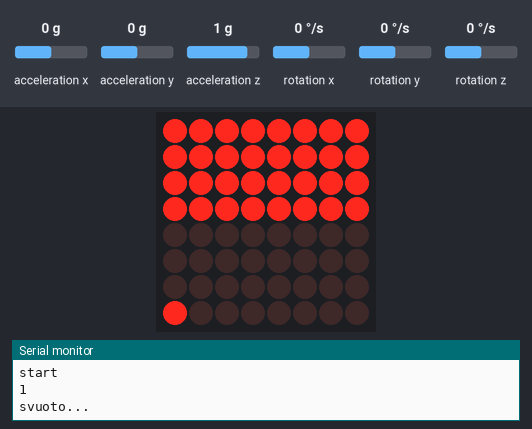
The sketch below on a simulated Arduino Uno, built with avr-gcc and run on an emulated ATmega328P. Shown: 8×8 LED matrix, the last lines printed to the serial monitor. Inputs (shaded band) come from the test bench; at power-on: acceleration x 0 g, acceleration y 0 g, acceleration z 1 g, rotation x 0 °/s, rotation y 0 °/s, rotation z 0 °/s.

Above: at 3.7 s.
At 11.7 s:
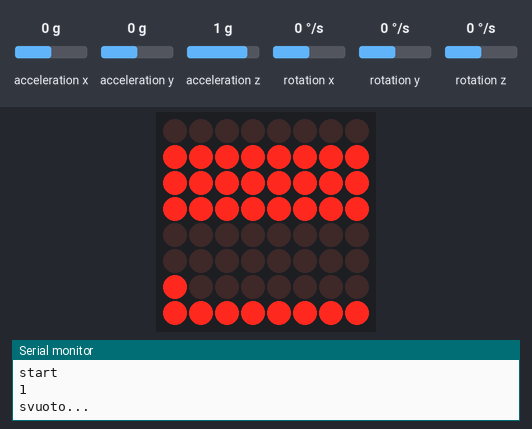
At 19.6 s:
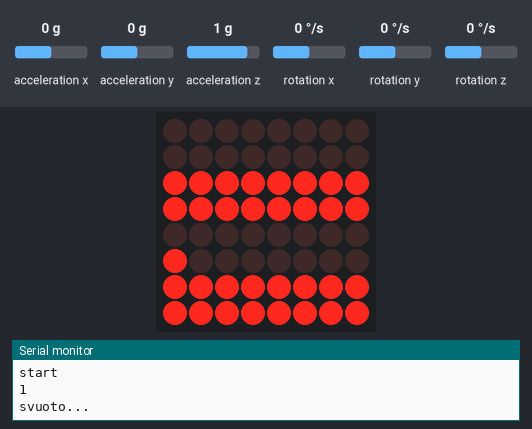
At 27.6 s:
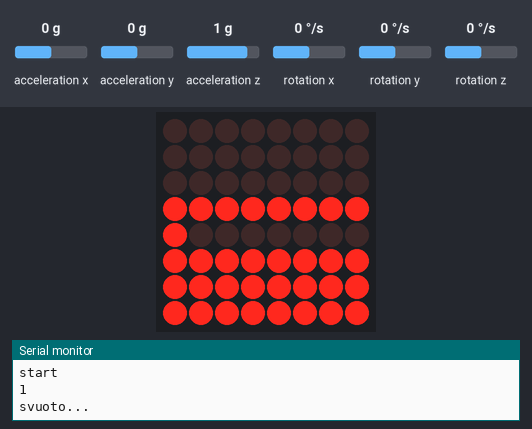
At 31.7 s:
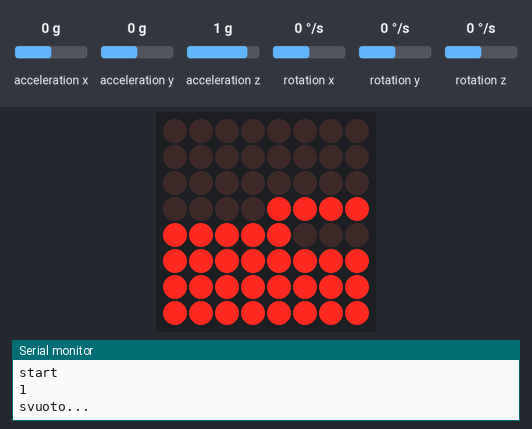
At 35.6 s:
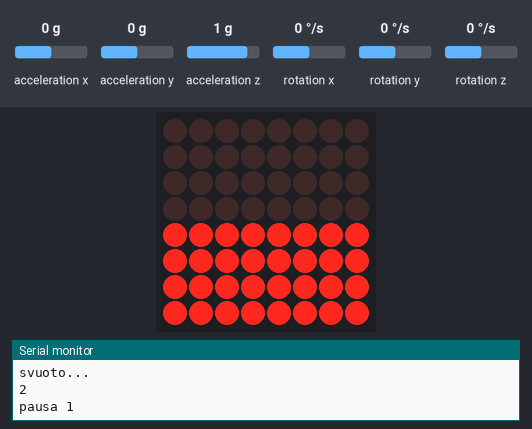

Measured:
- what the display in image 0 shows lasts 0.6 s, from 3.6 s to 4.2 s
- what the display in image 1 shows lasts 0.7 s, from 11.6 s to 12.3 s
- what the display in image 2 shows lasts 0.8 s, from 19.6 s to 20.4 s
- what the display in image 3 shows lasts 0.9 s, from 27.6 s to 28.5 s

The sketch:

clessidra.ino
```cpp
/**
 * La libreria LEDControl è reperibile qui:
 * http://wayoda.github.io/LedControl/
 * Oppure nel Library Manager come: LedControl di Eberhard Fahle
 */
#include "LedControl.h"

#include <MPU6050_tockn.h>

#include <Wire.h>

MPU6050 mpu6050(Wire);
float x, y, z;
#define pinCLK 4
#define pinCS 3
#define pinDIN 2
#define ELEMENTS 1
LedControl led = LedControl(pinDIN, pinCLK, pinCS, ELEMENTS);
byte top[32], bottom[32];

void setup() {
  Serial.begin(9600);
  led.shutdown(0, false); // Wake up displays
  led.setIntensity(0, 1); // Set intensity levels
  led.clearDisplay(0); // Clear Displays
  fill(top);
  empty(bottom);
  setupgy521();
}
int stato = 0;
void loop() {
  readgy521();
  switch (stato) {
  case 0:
    //verifica il punto d'inizio e fa il setup
    start();
    break;
  case 1:
    //svuota
    svuotare();
    break;
  case 2:
    //pausa
    pausa();
    break;
  case 3:
    //riempie
    riempire();
    break;
  case 4:
    //pausa2
    pausa2();
    break;
  }
}
bool FIRST = true;
void go(int s) {
  Serial.println(s);
  stato = s;
  FIRST = true;
}
void start() {
  if (FIRST) {
    Serial.println("start");
    FIRST = false;
  }
  //analizza z e determina dove andare

  if (z < 10) go(1);
  else if (z > 80) go(3);
  else go(2);
}
void pausa() {
  if (FIRST) {
    Serial.println("pausa 1");
    FIRST = false;
  }
  //attendo capovolgimento
  if (z > 80) {
    go(3);
  }
}
void svuotare() {
  if (FIRST) {
    Serial.println("svuoto...");
    FIRST = false;
  }
  for (int j = 0; j < 32; j++) {
    //disegna il top
    for (int r = 0; r < 4; r++) {
      for (int c = 0; c < 8; c++) {
        if (top[(r * 8) + c] == 1) {
          led.setLed(0, r, c, true);
        } else {
          led.setLed(0, r, c, false);
        }
      }
    }
    //animazione
    int dc = 0; //colonna di discesa
    int rd = 4; //riga di discesa
    int passi = 0;
    for (int i = 0; i < 4 - (int)(j / 8); i++) {
      led.setLed(0, rd + i, dc, true);
      delay(50);
      led.setLed(0, rd + i, dc, false);
      delay(50);
      passi++; //conteggia i delay accumulati (ogni iterazione sono 100ms)
      //poi li uso in fondo
    }
    //tolgo 1 dal top e aggiungo al bottom
    top[j] = 0;
    bottom[j] = 1;
    //printa(bottom);
    //disegna il bottom
    for (int r = 0; r < 4; r++) {
      for (int c = 0; c < 8; c++) {
        if (bottom[(r * 8) + c] == 1) {

          led.setLed(0, 7 - r, c, true);
        } else {
          led.setLed(0, 7 - r, c, false);
        }
      }
    }
    delay(1000 - (100 * passi));
  }
  //spegne i led residui
  led.setLed(0, 3, 7, false);
  //al termine, si ferma e attende
  go(2);
}
void riempire() {
  if (FIRST) {
    Serial.println("riempio");
    FIRST = false;
  }
  for (int j = 0; j < 32; j++) {
    for (int r = 0; r < 4; r++) {
      for (int c = 0; c < 8; c++) {
        if (top[(r * 8) + c] == 1) {
          led.setLed(0, r, c, true);
        } else {
          led.setLed(0, r, c, false);
        }
      }
    }
    //animazione
    int dc = 0; //colonna di discesa
    int rd = 3; //riga di discesa
    int passi = 0;
    for (int i = 0; i < 4 - (int)(j / 8); i++) {
      led.setLed(0, rd - i, dc, true);
      delay(50);
      led.setLed(0, rd - i, dc, false);
      delay(50);
      passi++; //conteggia i delay accumulati (ogni iterazione sono 100ms)
      //poi li uso in fondo
    }
    //tolgo 1 dal top e aggiungo al bottom
    top[j] = 1;
    bottom[j] = 0;
    //printa(bottom);
    //disegna il bottom
    for (int r = 0; r < 4; r++) {
      for (int c = 0; c < 8; c++) {
        if (bottom[(r * 8) + c] == 1) {
          led.setLed(0, 7 - r, c, true);
        } else {
          led.setLed(0, 7 - r, c, false);
        }
      }
    }
    delay(1000 - (100 * passi));
  }
  //spegne i led residui
  led.setLed(0, 3, 7, true);
  led.setLed(0, 3, 0, true);
  go(4);
}
void pausa2() {
  if (FIRST) {
    Serial.println("pausa 2");
    FIRST = false;
  }
  //attendo capovolgimento
  if (z < 0) {
    go(1);
  }
}
void fill(byte buff[]) {
  for (int i = 0; i < 32; i++) {
    buff[i] = 1;
  }
}
void empty(byte buff[]) {
  for (int i = 0; i < 32; i++) {
    buff[i] = 0;
  }
}
void printa(byte buff[]) {
  for (int i = 0; i < 32; i++) {
    Serial.print(buff[i]);
  }
  Serial.print("\n");
}
void setupgy521() {
  Wire.begin();
  mpu6050.begin();
  delay(100);
  mpu6050.calcGyroOffsets(true);
  delay(100);
}
void readgy521() {
  mpu6050.update();
  //x = mpu6050.getAngleX();
  //y = mpu6050.getAngleY();
  z = mpu6050.getAngleZ();
  /*

  Istruzioni per stampare I valori dell'sensore, utili per
  Individuare i corretti valori di Z
  */
  /*
  Serial.print(x, 3);
  Serial.print('\t');
  Serial.print(y, 3);
  Serial.print('\t');
  Serial.print(z, 3);
  Serial.println();
  delay(100);
*/
}
```
